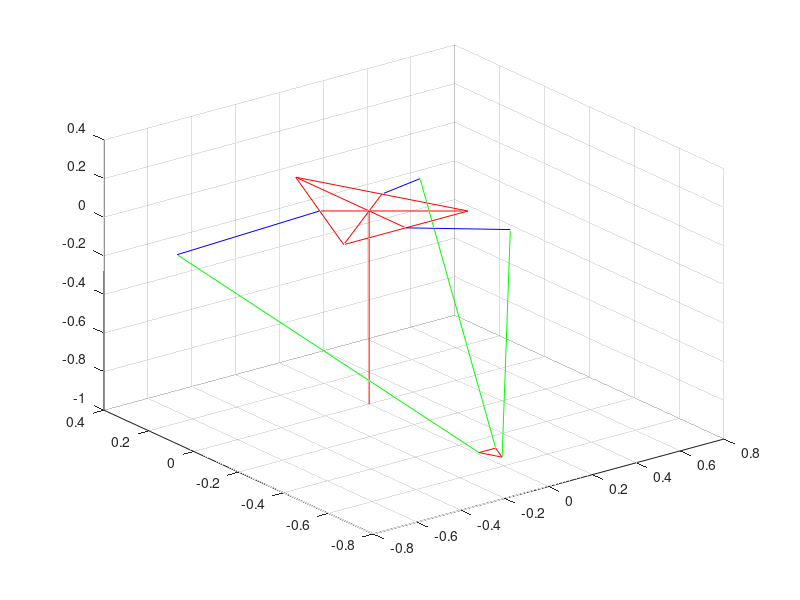

Recreate this plot in MATLAB.
    L = 0.524;
    l = 1.244;
    sB = 0.567;
    sP = 0.076;
%     x = 0.3;
%     y = 0.5;
%     z = -1.1;
    x = 0.05;
    y = -0.5;
    z = -1;

    %define
    x_ = 1;
    y_ = 2;
    z_ = 3;
    n1 = 1;
    n2 = 2;
    M_PI = 3.14159265358979323846;
    
    %start solving
    uB = sB * sqrt(3.0) / 3.0;
    wB = sB * sqrt(3.0) / 6.0;
    uP = sP * sqrt(3.0) / 3.0;
    wP = sP * sqrt(3.0) / 6.0;

    OB1(x_) = 0.0;
    OB1(y_) = -wB;
    OB1(z_) = 0.0;

    OB2(x_) = sqrt(3.0) * wB / 2.0;
    OB2(y_) = wB / 2.0;
    OB2(z_) = 0.0;

    OB3(x_) = -sqrt(3.0) * wB / 2.0;
    OB3(y_) = wB / 2.0;
    OB3(z_) = 0.0;

    OP1(x_) = x + 0.0;
    OP1(y_) = y + -uP;
    OP1(z_) = z + 0.0;

    OP2(x_) = x + sP / 2.0;
    OP2(y_) = y + wP;
    OP2(z_) = z + 0.0;

    OP3(x_) = x + -sP / 2.0;
    OP3(y_) = y + wP;
    OP3(z_) = z + 0.0;

    Ob1(x_) = sB / 2.0;
    Ob1(y_) = -wB;
    Ob1(z_) = 0;

    Ob2(x_) = 0.0;
    Ob2(y_) = uB;
    Ob2(z_) = 0.0;

    Ob3(x_) = -sB / 2.0;
    Ob3(y_) = -wB;
    Ob3(z_) = 0.0;
    
    OA1(x_) = 0.0;
    OA1(y_) = L - wB;
    OA1(z_) = 0.0;
    OA2(x_) = (sqrt(3.0) / 2.0) * (wB - L);
    OA2(y_) = (1 / 2) * (wB - L);
    OA2(z_) = 0.0;
    OA3(x_) = (sqrt(3.0) / 2.0) * (L - wB);
    OA3(y_) = (1.0 / 2.0) * (L + wB);
    OA3(z_) = 0.0;
    
    a = -uP + wB;
    b = (sP / 2.0) - (wB * sqrt(3) / 2);
    c = wP - (wB / 2.0);
    
    E1 = (2.0 * L * (y + a));
    F1 = 2.0 * z * L;
    G1 = (x * x) + (y * y) + (z * z) + (a * a) + (L * L) + (2 * y * a) - (l * l);
    E2 = -L * ((x + b) * sqrt(3.0) + y + c);
    F2 = 2.0 * z * L;
    G2 = (x * x) + (y * y) + (z * z) + (b * b) + (c * c) + (L * L) + 2 * ((x * b) + (y * c)) - (l * l);
    E3 = L * ((x - b) * sqrt(3.0) - y - c);
    F3 = 2.0 * z * L;
    G3 = (x * x) + (y * y) + (z * z) + (b * b) + (c * c) + (L * L) + 2 * (-x * b + y * c) - l * l;
    
    t(1,n1) = ((-F1 - sqrt((E1 * E1) + (F1 * F1) - (G1 * G1))) / (G1 - E1));
    q(1,n1) = 2*atan(t(1,n1));
    q(1,n1) = q(1,n1) * 180.0 / M_PI;
    t(1,n2) = ((-F1 + sqrt((E1 * E1) + (F1 * F1) - (G1 * G1))) / (G1 - E1));
    q(1,n2) = 2*atan(t(1,n2));
    q(1,n2) = q(1,n2) * 180.0 / M_PI;
    if (abs(q(1,n1)) < abs(q(1,n2)))
        q1_res = q(1,n1);
    else
        q1_res = q(1,n2);
    end

    t(2,n1) = ((-F2 - sqrt((E2 * E2) + (F2 * F2) - (G2 * G2))) / (G2 - E2));
    q(2,n1) = 2*atan(t(2,n1));
    q(2,n1) = q(2,n1) * 180.0 / M_PI;
    t(2,n2) = ((-F2 + sqrt((E2 * E2) + (F2 * F2) - (G2 * G2))) / (G2 - E2));
    q(2,n2) = 2*atan(t(2,n2));
    q(2,n2) = q(2,n2) * 180.0 / M_PI;
    if (abs(q(2,n1)) < abs(q(2,n2)))
        q2_res = q(2,n1);
    else
        q2_res = q(2,n2);
    end

    t(3,n1) = ((-F3 - sqrt((E3 * E3) + (F3 * F3) - (G3 * G3))) / (G3 - E3));
    q(3,n1) = 2*atan(t(3,n1));
    q(3,n1) = q(3,n1) * 180.0 / M_PI;
    t(3,n2) = ((-F3 + sqrt((E3 * E3) + (F3 * F3) - (G3 * G3))) / (G3 - E3));
    q(3,n2) = 2*atan(t(3,n2));
    q(3,n2) = q(3,n2) * 180.0 / M_PI;
    if (abs(q(3,n1)) < abs(q(3,n2)))
        q3_res = q(3,n1);
    else
        q3_res = q(3,n2);
    end

    figure;
    b1b2 = [Ob2;Ob1];
    b2b3 = [Ob3;Ob2];
    b3b1 = [Ob1;Ob3];
    plot3(b1b2(:,1),b1b2(:,2),b1b2(:,3),'r');
    hold on
    plot3(b2b3(:,1),b2b3(:,2),b2b3(:,3),'r');
    hold on
    plot3(b3b1(:,1),b3b1(:,2),b3b1(:,3),'r');
    hold on
    
    P1P2 = [OP1;OP2];
    P2P3 = [OP2;OP3];
    P3P1 = [OP3;OP1];
    plot3(P1P2(:,1),P1P2(:,2),P1P2(:,3),'r');
    hold on
    plot3(P2P3(:,1),P2P3(:,2),P2P3(:,3),'r');
    hold on
    plot3(P3P1(:,1),P3P1(:,2),P3P1(:,3),'r');
    hold on
    
    b1B3 = [Ob1;OB3];
    b2B1 = [Ob2;OB1];
    b3B2 = [Ob3;OB2];
    plot3(b1B3(:,1),b1B3(:,2),b1B3(:,3),'r');
    hold on
    plot3(b2B1(:,1),b2B1(:,2),b2B1(:,3),'r');
    hold on
    plot3(b3B2(:,1),b3B2(:,2),b3B2(:,3),'r');
    hold on
    
    OA1_ = OB1 + [0, -L*cosd(q1_res), -L*sind(q1_res)];
    OA2_ = OB2 + [L*sqrt(3.0)*cosd(q2_res)/2.0, L*cosd(q2_res)/2.0, -L*sind(q2_res)];
    OA3_ = OB3 + [-L*sqrt(3.0)*cosd(q3_res)/2.0, L*cosd(q3_res)/2.0, -L*sind(q3_res)];
    
    B1A1 = [OB1;OA1_];
    B2A2 = [OB2;OA2_];
    B3A3 = [OB3;OA3_];
    plot3(B1A1(:,1),B1A1(:,2),B1A1(:,3),'b');
    hold on
    plot3(B2A2(:,1),B2A2(:,2),B2A2(:,3),'b');
    hold on
    plot3(B3A3(:,1),B3A3(:,2),B3A3(:,3),'b');
    hold on
    
    A1P1 = [OA1_;OP1];
    A2P2 = [OA2_;OP2];
    A3P3 = [OA3_;OP3];
    plot3(A1P1(:,1),A1P1(:,2),A1P1(:,3),'g');
    hold on
    plot3(A2P2(:,1),A2P2(:,2),A2P2(:,3),'g');
    hold on
    plot3(A3P3(:,1),A3P3(:,2),A3P3(:,3),'g');
    hold on
    
    OZ = [[0,0,0];[0,0,z]];
    plot3(OZ(:,1),OZ(:,2),OZ(:,3),'r');
    grid on;